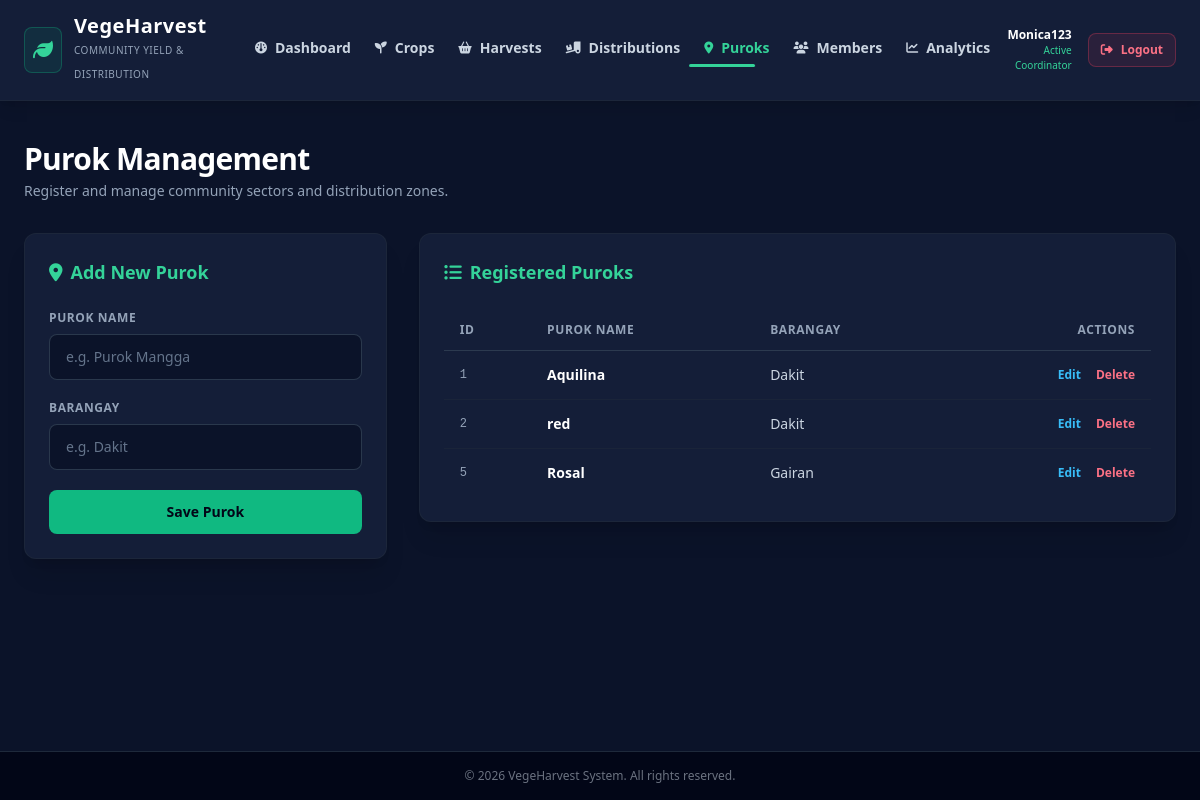
The app's page /vegeharvest/purok.php (signed in) with its own data.
### tables this page shows
CREATE TABLE `purok` (
  `purok_id` int(11) NOT NULL AUTO_INCREMENT,
  `purok_name` varchar(100) NOT NULL,
  `barangay` varchar(100) NOT NULL,
  PRIMARY KEY (`purok_id`)
);

### vegeharvest/classes/purok.php (called while the page is built, shortened)
<?php
class Purok {
    private $pdo;
    public function __construct(PDO $pdo) {
        $this->pdo = $pdo;
    }
    public function getPuroks() {
        try {
            $sql = "SELECT * FROM purok ORDER BY barangay ASC, purok_name ASC";
            $stmt = $this->pdo->query($sql);
            return $stmt->fetchAll();
        } catch (PDOException $e) {
            error_log("Error fetching puroks: " . $e->getMessage());
            return [];
        }
    }
}
?>

### vegeharvest/purok.php (the view, shortened to what this page needs)
<?php
require_once 'config/connection.php';
require_once 'classes/purok.php';
include_once 'includes/header.php';
$purokObj = new Purok($pdo);
$editPurok = null;
$puroksList = $purokObj->getPuroks();
?>
<main class="flex-1 max-w-7xl w-full mx-auto px-6 py-10">
  <div class="mb-8">
    <h1 class="text-3xl font-extrabold text-white tracking-tight">Purok Management</h1>
    <p class="mt-1 text-sm text-slate-400">Register and manage community sectors and distribution zones.</p>
  </div>
  <div class="grid grid-cols-1 lg:grid-cols-12 gap-8 items-start">
    <div class="lg:col-span-4 bg-[#141e38] border border-slate-800/80 rounded-xl p-6 shadow-xl">
      <div class="flex items-center gap-2 text-emerald-400 font-bold text-lg mb-6">
        <i class="fa-solid <?= $editPurok ? 'fa-pen-to-square' : 'fa-location-dot'; ?>"></i>
        <span><?= $editPurok ? 'Edit Purok' : 'Add New Purok'; ?></span>
      </div>
      <form action="purok.php" method="POST" class="space-y-5">
        <div>
          <label class="block text-xs font-bold uppercase tracking-wider text-slate-400 mb-2">Purok Name</label>
          <input type="text" name="purok_name" value="<?= htmlspecialchars($editPurok['purok_name'] ?? ''); ?>" placeholder="e.g. Purok Mangga" required class="w-full bg-[#0b1329] border border-slate-700/80 rounded-lg px-4 py-3 text-sm text-white placeholder-slate-500 focus:outline-none focus:border-emerald-500 transition-colors">
        </div>
        <div>
          <label class="block text-xs font-bold uppercase tracking-wider text-slate-400 mb-2">Barangay</label>
          <input type="text" name="barangay" value="<?= htmlspecialchars($editPurok['barangay'] ?? ''); ?>" placeholder="e.g. Dakit" required class="w-full bg-[#0b1329] border border-slate-700/80 rounded-lg px-4 py-3 text-sm text-white placeholder-slate-500 focus:outline-none focus:border-emerald-500 transition-colors">
        </div>
        <button type="submit" name="<?= $editPurok ? 'update_purok' : 'add_purok'; ?>" class="w-full bg-emerald-500 hover:bg-emerald-400 text-slate-950 font-extrabold text-sm py-3 rounded-lg transition-colors mt-2">
          <?= $editPurok ? 'Update Purok' : 'Save Purok'; ?>
        </button>
      </form>
    </div>
    <div class="lg:col-span-8 bg-[#141e38] border border-slate-800/80 rounded-xl p-6 shadow-xl">
      <div class="flex items-center gap-2 text-emerald-400 font-bold text-lg mb-6">
        <i class="fa-solid fa-list-ul"></i>
        <span>Registered Puroks</span>
      </div>
      <div class="overflow-x-auto">
        <table class="w-full text-left border-collapse text-sm">
          <thead>
            <tr class="border-b border-slate-700/80 text-xs font-bold uppercase tracking-wider text-slate-400">
              <th class="py-3 px-4">ID</th>
              <th class="py-3 px-4">Purok Name</th>
              <th class="py-3 px-4">Barangay</th>
              <th class="py-3 px-4 text-right">Actions</th>
            </tr>
          </thead>
          <tbody class="divide-y divide-slate-800/60 text-slate-300">
            <?php if (!empty($puroksList)): ?>
              <?php foreach ($puroksList as $purok): ?>
                <tr class="hover:bg-slate-800/40 transition-colors">
                  <td class="py-3.5 px-4 font-mono text-xs text-slate-400"><?= htmlspecialchars($purok['purok_id']); ?></td>
                  <td class="py-3.5 px-4 font-bold text-white"><?= htmlspecialchars($purok['purok_name']); ?></td>
                  <td class="py-3.5 px-4 text-slate-300"><?= htmlspecialchars($purok['barangay'] ?? 'N/A'); ?></td>
                  <td class="py-3.5 px-4 text-right space-x-3 text-xs font-bold">
                    <a href="purok.php?action=edit&id=<?= $purok['purok_id']; ?>" class="text-sky-400 hover:text-sky-300">Edit</a>
                    <a href="purok.php?action=delete&id=<?= $purok['purok_id']; ?>" onclick="return confirm('Are you sure you want to delete this purok?');" class="text-rose-400 hover:text-rose-300">Delete</a>
                  </td>
                </tr>
              <?php endforeach; ?>
            <?php else: ?>
              <tr>
                <td colspan="4" class="py-6 px-4 text-center text-slate-500">No puroks registered yet.</td>
              </tr>
            <?php endif; ?>
          </tbody>
        </table>
      </div>
    </div>
  </div>
</main>
<?php include_once 'includes/footer.php'; ?>

### records on screen
purok: purok_id "1", purok_name "Aquilina", barangay "Dakit"
purok: purok_id "2", purok_name "red", barangay "Dakit"
purok: purok_id "5", purok_name "Rosal", barangay "Gairan"

### other values on screen
$label "Dashboard"
$label "Crops"
$label "Harvests"
$label "Distributions"
$label "Puroks"
$label "Members"
$label "Analytics"
$_SESSION['username'] "Monica123"
